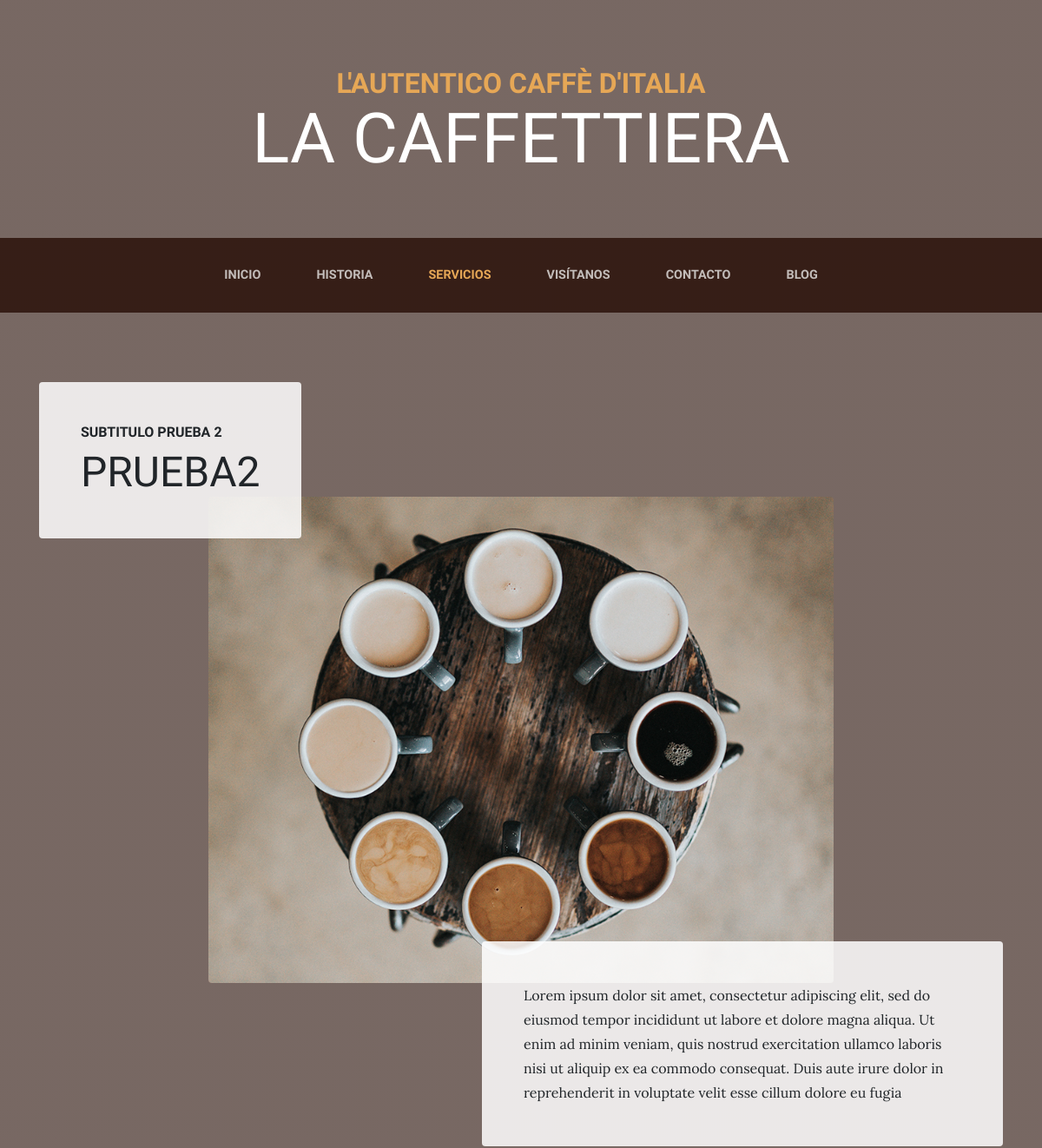
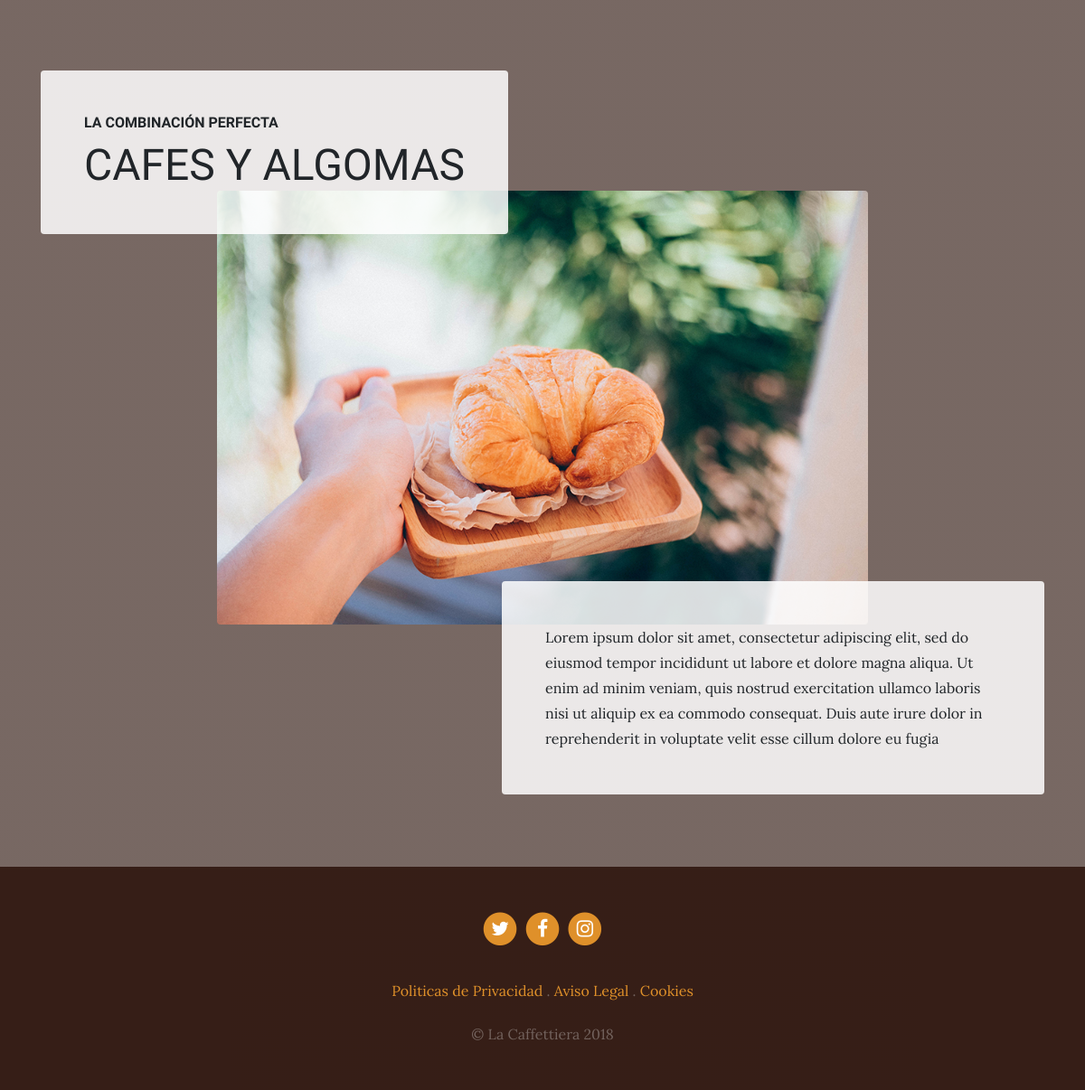
Page /services/ on the committed database (2 pictures, top to bottom).
### services/models.py (models this page shows)
class Service(models.Model):
    title=models.CharField(max_length=100, verbose_name='Titulo')
    subtitle=models.CharField(max_length=100, verbose_name='Subtitulo')
    image=models.ImageField(verbose_name='imagen', upload_to='services')
    content=models.TextField(verbose_name='contenido')
    created=models.DateTimeField(auto_now_add=True, verbose_name='Fecha de creacion')
    updated=models.DateTimeField(auto_now=True, verbose_name='Fecha de creacion')
    class Meta:
        verbose_name='Servicio'
        verbose_name_plural='Servicios'
        ordering=['-created']
    def __str__(self):
        return self.title

### pages/models.py (models this page shows, shortened)
class Page(models.Model):
    title=models.CharField(max_length=100, verbose_name='Titulo')
    content=RichTextField(verbose_name='Contenido')
    created=models.DateTimeField(auto_now_add=True, verbose_name='Fecha de creacion')
    updated=models.DateTimeField(auto_now=True, verbose_name='Fecha de modificacion')
    class Meta:
        verbose_name='Pagina'
        verbose_name_plural='Paginas'
        ordering=['created']

### services/views.py (the view)
# urls.py: path('', views.services, name='services'),
def services(request):
    services=Service.objects.all() #consulta para obtener la lista de servicios
    return render(request, 'services/services.html', {'listServices':services})

### pages/templatetags/pages_secundary.py (called while the page is built)
@register.simple_tag
def get_list_pages():
    pages=Page.objects.all()
    return pages

### social/processor.py (called while the page is built)
def context(request):
    dict={}
    listSocial=Social.objects.all()
    for social in listSocial:
        dict[social.key]=social.url
    return dict

### services/templates/services/services.html (shortened to what this page needs)
{% extends 'core/base.html' %}
{% load static %}
{% block content %}
{% for service in listServices %}
    <section class="page-section">
      <div class="container">
        <div class="product-item">
          <div class="product-item-title d-flex">
            <div class="bg-faded p-5 d-flex mr-auto rounded">
              <h2 class="section-heading mb-0">
                <span class="section-heading-upper">{{service.subtitle}}</span>
                <span class="section-heading-lower">{{service.title}}</span>
              </h2>
            </div>
          </div>
          <img class="product-item-img mx-auto d-flex rounded img-fluid mb-3 mb-lg-0" src="{{service.image.url}}" alt="">
          <div class="product-item-description d-flex ml-auto">
            <div class="bg-faded p-5 rounded">
              <p class="mb-0">{{service.content}}</p>
            </div>
          </div>
        </div>
      </div>
    </section>
{% endfor %}
    {% endblock %}

### core/templates/core/base.html (shortened to what this page needs)
<!DOCTYPE html>
<html lang="es">
<head>
  {% load static %}
  <link href="{% static 'core/vendor/bootstrap/css/bootstrap.min.css' %}" rel="stylesheet">
  <link href="{% static 'core/vendor/font-awesome/css/font-awesome.min.css' %}" rel="stylesheet" type="text/css">
  <link href="{% static 'core/css/business-casual.css' %}" rel="stylesheet">
</head>
<body>
  <h1 class="site-heading text-center text-white d-none d-lg-block">
    <span class="site-heading-upper text-primary mb-3">L'autentico caffè d'italia</span>
    <span class="site-heading-lower">La Caffettiera</span>
  </h1>
  <nav class="navbar navbar-expand-lg navbar-dark py-lg-4" id="mainNav">
    <div class="container">
      <div class="collapse navbar-collapse" id="navbarResponsive">
        <ul class="navbar-nav mx-auto">
          <li class="nav-item {% if request.path == '/' %} active {% endif %} px-lg-4">
            <a class="nav-link text-uppercase text-expanded" href="{% url 'home' %}">Inicio</a>
          </li>
          <li class="nav-item {% if request.path == '/about/' %} active {% endif %}px-lg-4">
            <a class="nav-link text-uppercase text-expanded" href="{% url 'about' %}">Historia</a>
          </li>
          <li class="nav-item {% if request.path == '/services/' %} active {% endif %}px-lg-4">
            <a class="nav-link text-uppercase text-expanded" href="{% url 'services' %}">Servicios</a>
          </li>
          <li class="nav-item {% if request.path == '/store/' %} active {% endif %}px-lg-4">
            <a class="nav-link text-uppercase text-expanded" href="{% url 'store' %}">Visítanos</a>
          </li>
          <li class="nav-item {% if request.path == '/contact/' %} active {% endif %}px-lg-4">
            <a class="nav-link text-uppercase text-expanded" href="{% url 'contact' %}">Contacto</a>
          </li>
          <li class="nav-item {% if request.path == '/blog/' %} active {% endif %}px-lg-4">
            <a class="nav-link text-uppercase text-expanded" href="{% url 'blog' %}">Blog</a>
          </li>
        </ul>
      </div>
    </div>
  </nav>
  {% block content %}{% endblock %}
  <footer class="footer text-faded text-center py-5">
    <div class="container">
      <p class="m-0">
        {% if URL_TWITTER %}
            <a href="{{URL_TWITTER}}" class="link">
              <span class="fa-stack fa-lg">
                <i class="fa fa-circle fa-stack-2x"></i>
                <i class="fa fa-twitter fa-stack-1x fa-inverse"></i>
              </span>
            </a>
        {% endif %}
        {% if URL_FACEBOOK %}
            <a href="{{URL_FACEBOOK}}" class="link">
              <span class="fa-stack fa-lg">
                <i class="fa fa-circle fa-stack-2x"></i>
                <i class="fa fa-facebook fa-stack-1x fa-inverse"></i>
              </span>
            </a>
        {% endif %}
        {% if URL_INSTAGRAM %}
            <a href="https://www.instagram.com" class="link">
              <span class="fa-stack fa-lg">
                <i class="fa fa-circle fa-stack-2x"></i>
                <i class="fa fa-instagram fa-stack-1x fa-inverse"></i>
              </span>
            </a>
        {% endif %}
      </p>
      <p class="m-0 mbt">
        {% load pages_secundary %}
        {% get_list_pages as listPages%}
        {% for page in listPages %}
          <a href="{% url 'pages' page.id %}" class="link">{{page.title}}</a> {% if not forloop.last%}.{% endif %}
        {% endfor %}
      </p>
      <p class="m-0 mbt1">&copy; La Caffettiera 2018</p>
    </div>
  </footer>
</body>
</html>

### core/static/core/css/business-casual.css (style rules this page uses)
body { font-family: 'Lora'; background: linear-gradient(rgba(47, 23, 15, 0.65), rgba(47, 23, 15, 0.65)), url("../img/bg.jpg"); background-attachment: fixed; background-position: center; background-size: cover; }
h1, h2, h3, h4, h5, h6 { font-family: 'Raleway'; }
p { line-height: 1.75; }
.text-faded { color: rgba(255, 255, 255, 0.3); }
.site-heading { margin-top: 5rem; margin-bottom: 5rem; text-transform: uppercase; line-height: 1; font-family: 'Raleway'; }
.site-heading .site-heading-upper { display: block; font-size: 2rem; font-weight: 800; }
.site-heading .site-heading-lower { font-size: 5rem; font-weight: 100; line-height: 4rem; }
.page-section { margin-top: 5rem; margin-bottom: 5rem; }
.section-heading { text-transform: uppercase; }
.section-heading .section-heading-upper { display: block; font-size: 1rem; font-weight: 800; padding-bottom:.5rem; }
.section-heading .section-heading-lower { display: block; font-size: 3rem; font-weight: 100; }
.bg-faded { background-color: rgba(255, 255, 255, 0.85); }
#mainNav { background-color: rgba(47, 23, 15, 0.9); font-family: 'Raleway'; }
#mainNav .navbar-nav .nav-item .nav-link { color: rgba(255, 255, 255, 0.7); font-weight: 800; }
#mainNav .navbar-nav .nav-item.active .nav-link { color: #e6a756; }
@media (min-width: 992px) { #mainNav .navbar-nav .nav-item .nav-link { font-size: 0.9rem; } }
@media (min-width: 992px) { .product-item .product-item-title { position: relative; z-index: 1; margin-bottom: -3rem; } }
@media (min-width: 992px) { .product-item .product-item-img { position: relative; z-index: 0; max-width: 60vw; } }
@media (min-width: 992px) { .product-item .product-item-description { position: relative; z-index: 1; margin-top: -3rem; max-width: 50vw; } }
.footer { background-color: rgba(47, 23, 15, 0.9); }
.text-primary { color: #e6a756 !important; }
.mbt { padding-top: 2rem; }
.mbt1 { padding-top: 1.25rem; }
a.link { color: #df902a; }

### rows in the picture
Service: subtitle "SUBTITULO PRUEBA 2", title "PRUEBA2", image (picture), content "Lorem ipsum dolor sit amet, consectetur adipiscing elit, sed do eiusmod tempor incididunt ut labore et dolore magna aliqua. Ut enim ad minim veniam, quis nostrud exercitation ullamco laboris nisi ut aliquip ex ea commodo consequat. Duis aute irure dolor in reprehenderit in voluptate velit esse cillum dolore eu fugia"
Service: subtitle "LA COMBINACIÓN PERFECTA", title "CAFES Y ALGOMAS", image (picture), content "Lorem ipsum dolor sit amet, consectetur adipiscing elit, sed do eiusmod tempor incididunt ut labore et dolore magna aliqua. Ut enim ad minim veniam, quis nostrud exercitation ullamco laboris nisi ut aliquip ex ea commodo consequat. Duis aute irure dolor in reprehenderit in voluptate velit esse cillum dolore eu fugia"
Page: title "Politicas de Privacidad"
Page: title "Aviso Legal"
Page: title "Cookies"
